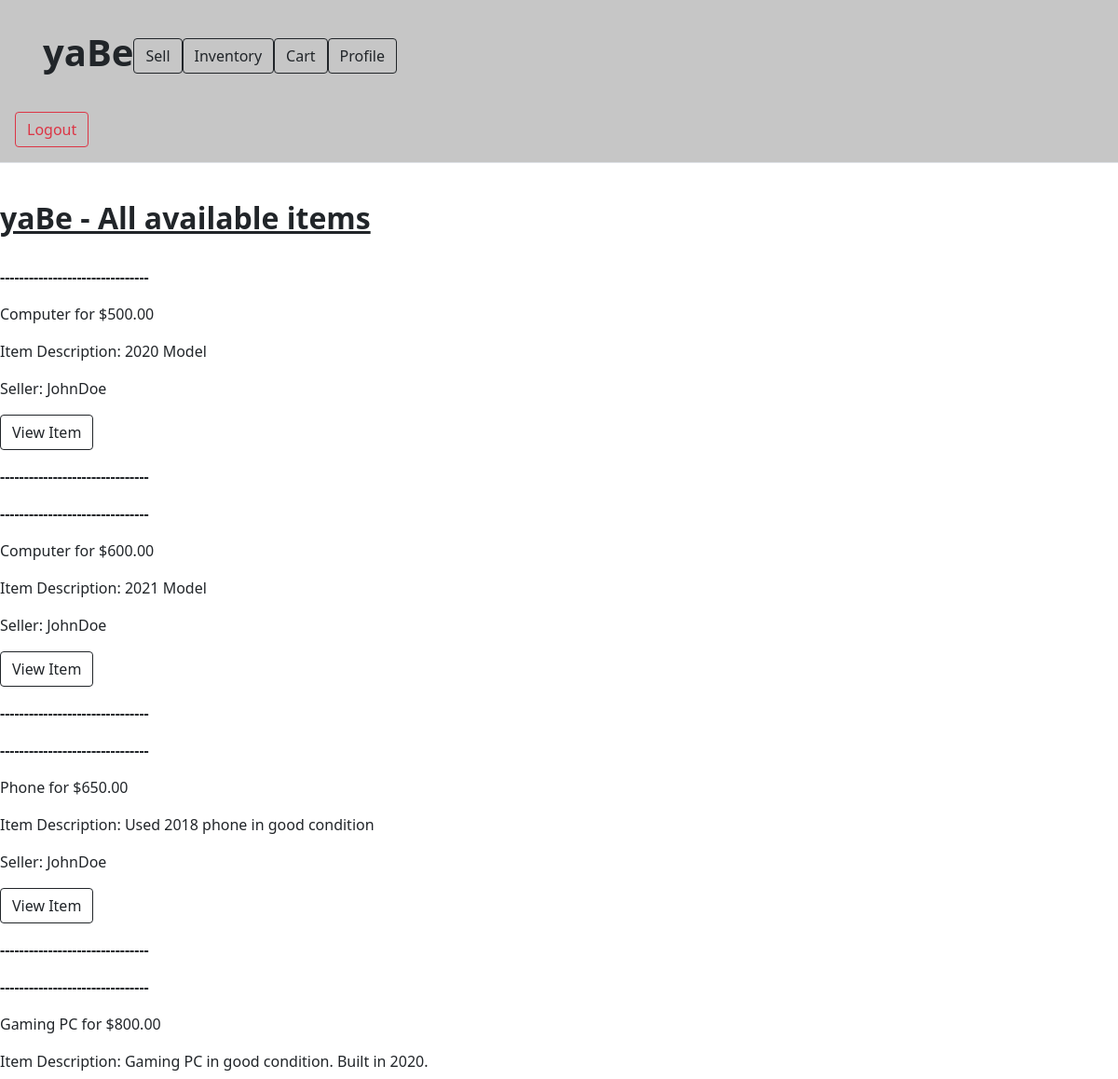
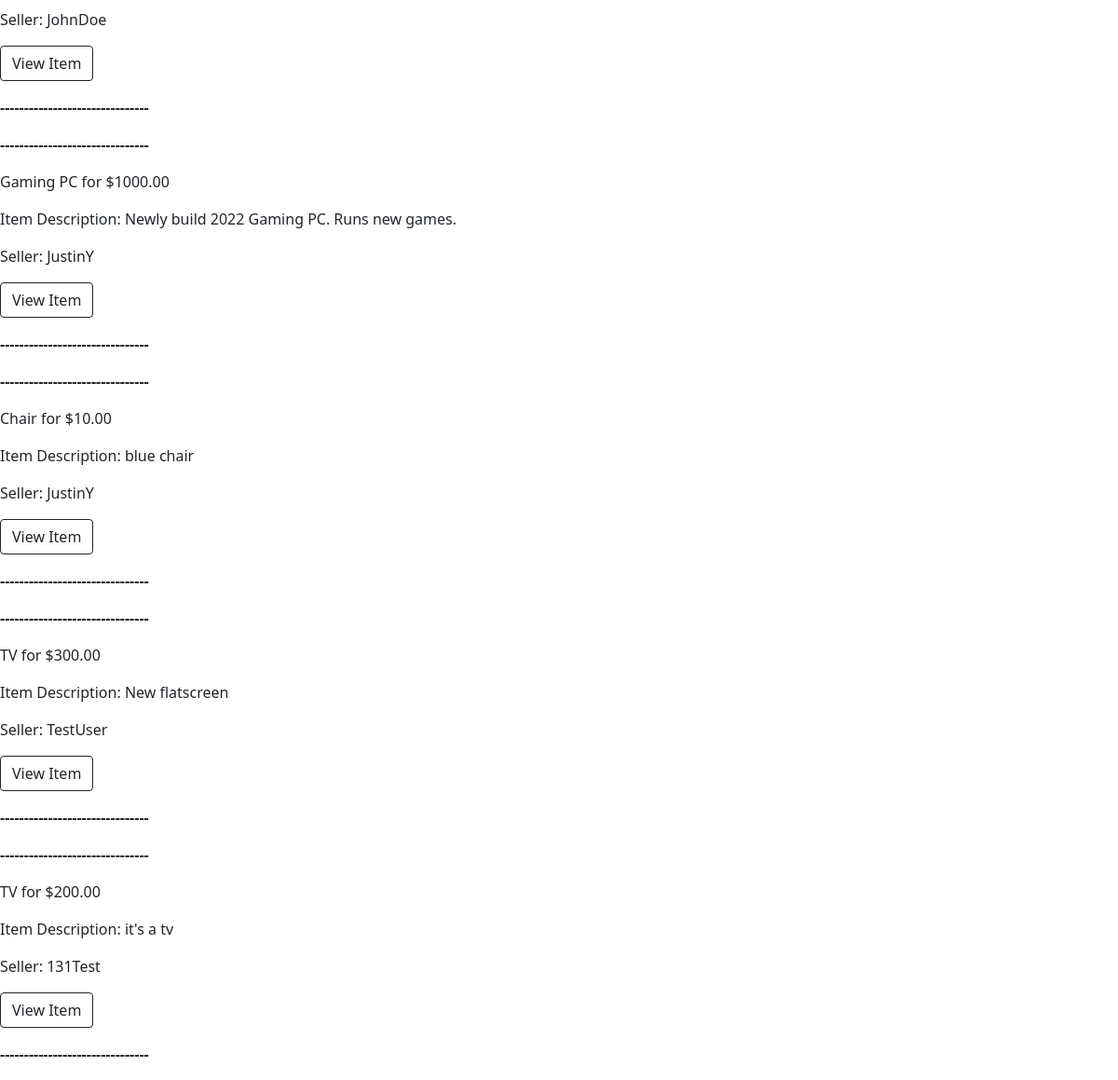
/see_all_items (signed in), run on the app's committed database (2 pictures, top to bottom).
### app/models.py (models this page shows)
class Item(db.Model):
 id = db.Column(db.Integer, primary_key = True)
 name = db.Column(db.String(128))
 price = db.Column(db.Float)
 image = db.Column(db.LargeBinary)
 description = db.Column(db.String(256))
 user_seller_name = db.Column(db.String, db.ForeignKey('user.username'))

### app/routes.py (the view)
@appObj.route('/see_all_items', methods =  ['GET', 'POST'])
@login_required
def see_all_items():
 items = Item.query.all()
 return render_template('see_all_items.html', items = items)

### app/models.py (called while the page is built)
@login.user_loader
def load_user(id):
 return User.query.get(int(id))

### app/templates/see_all_items.html (shortened to what this page needs)
<!doctype html>
<html lang="en">
  <head>
     <link href="https://cdn.jsdelivr.net/npm/bootstrap@5.0.2/dist/css/bootstrap.min.css" rel="stylesheet">
    <body>
    <body>
<main>
  <header class="p-3 mb-3 border-bottom" style= "background: #c6c6c6">
    <div class="container p-3 mb-3" style="background: #c6c6c6"">
     <div class="d-flex flex-wrap align-items-center justify-content-center justify-content-lg-start"</div>
        <a href="/home" class="d-flex align-items-center mb-2 mb-lg-0 text-dark text-decoration-none">
         <h1> <b> yaBe </b> </h1>
        </a>
        <ul class="nav col-12 col-lg-auto me-lg-auto mb-2 justify-content-center mb-md-0">
         <li> <a class="btn btn-outline-dark mr-2" href="sell_item" role="button">Sell</a> </li>
         <li> <a class="btn btn-outline-dark mr-2" href="see_all_items" role="button">Inventory</a> </li>
         <li> <a class="btn btn-outline-dark mr-2" href="cart" role="button">Cart</a></li>
         <li> <a class="btn btn-outline-dark" href="view_profile" role="button"> Profile </a></li>
        </ul>
        <br>
       </div>
     </div>
  <div class="d-flex flex-wrap align-items-center justify-content-center justify-content-lg-start" </div>
   <a class="btn btn-outline-danger mr-2" href="{{url_for('logout')}}" role="button"> Logout </a>
  </header>
  <br>
  <h2> <b><u> yaBe - All available items </b></u> </h2>
  <br>
  {% for item in items %}
     <p><b> ------------------------------- </b></p>
     <p> {{item.name}} for {{"$%.2f"|format(item.price)}} </p>
     <p> Item Description: {{item.description}} </p>
     <p> Seller: {{item.user_seller_name}} </p>
     <p> <a class="btn btn-outline-dark" href={{item.id}} role="button">View Item </a></p>
     <p> <b> ------------------------------- </b></p>
    {% endfor %}
</main>
  </body>
</html>

### data on the page
Item: name "Computer", price "$500.00", description "2020 Model", user_seller_name "JohnDoe"
Item: name "Computer", price "$600.00", description "2021 Model", user_seller_name "JohnDoe"
Item: name "Phone", price "$650.00", description "Used 2018 phone in good condition", user_seller_name "JohnDoe"
Item: name "Gaming PC", price "$800.00", description "Gaming PC in good condition. Built in 2020.", user_seller_name "JohnDoe"
Item: name "Gaming PC", price "$1000.00", description "Newly build 2022 Gaming PC. Runs new games.", user_seller_name "JustinY"
Item: name "Chair", price "$10.00", description "blue chair", user_seller_name "JustinY"
Item: name "TV", price "$300.00", description "New flatscreen", user_seller_name "TestUser"
Item: name "TV", price "$200.00", description "it's a tv", user_seller_name "131Test"
